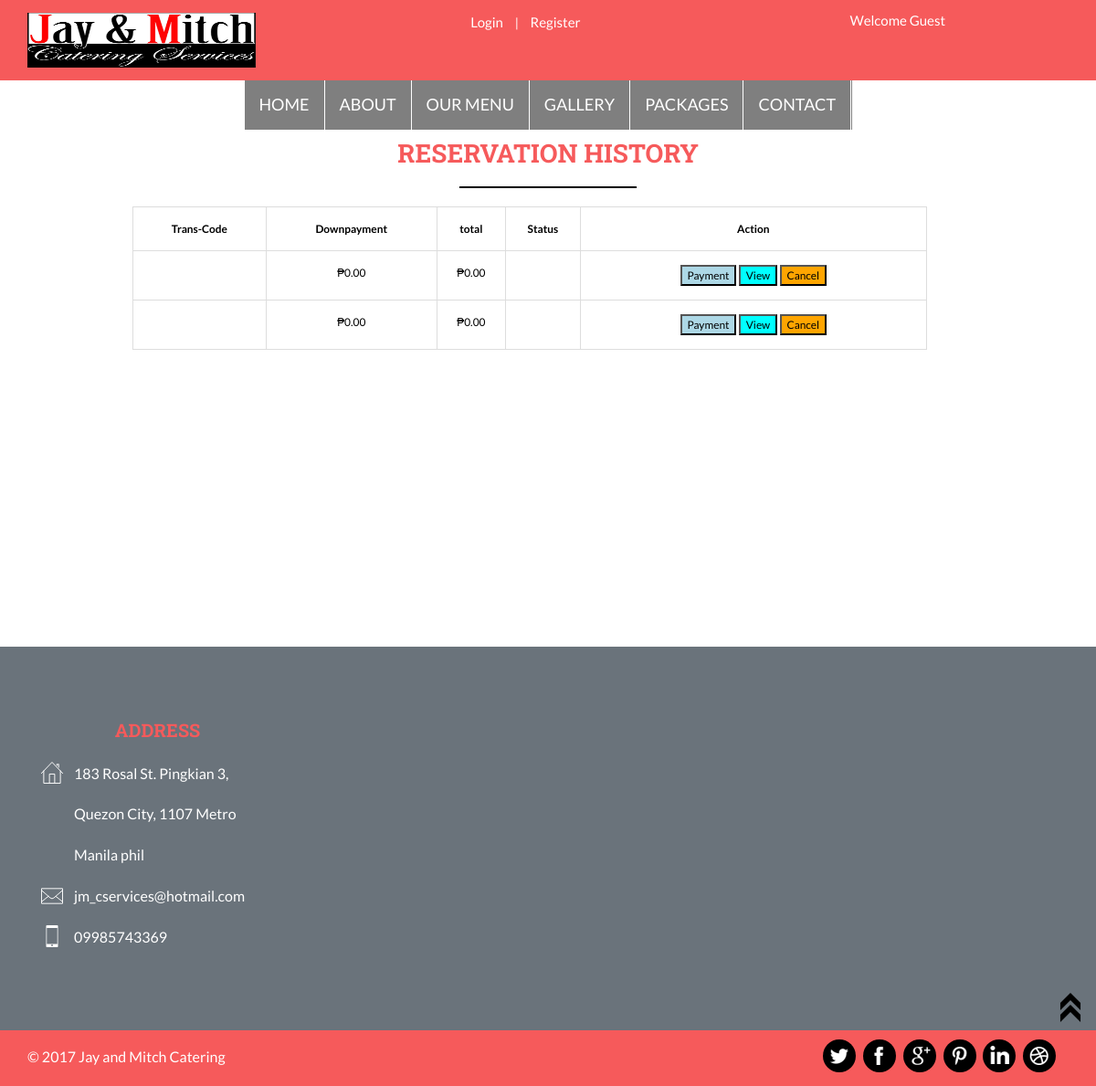
The page /index.php/lists on the database its author committed.
### tables this page shows
CREATE TABLE `reserve_tbl` (
  `reserveid` int(11) NOT NULL AUTO_INCREMENT,
  `transactioncode` varchar(30) NOT NULL,
  `userid` int(11) NOT NULL,
  `place` varchar(255) DEFAULT NULL,
  `dateofevent` varchar(30) NOT NULL,
  `time` varchar(30) NOT NULL,
  `motif` varchar(30) NOT NULL,
  `pax` int(11) NOT NULL,
  `packagetype` varchar(20) NOT NULL,
  `total` decimal(11,2) NOT NULL,
  `bank` varchar(30) NOT NULL,
  `ctrlno` varchar(30) NOT NULL,
  `payment` decimal(11,2) NOT NULL,
  `dateofpayment` varchar(30) NOT NULL,
  `image` blob NOT NULL,
  `reservationdate` varchar(30) NOT NULL,
  `reschedstat` varchar(5) NOT NULL,
  `status` varchar(30) NOT NULL,
  `notifstat` varchar(11) NOT NULL,
  PRIMARY KEY (`reserveid`)
);

CREATE TABLE `contact_tbl` (
  `contactid` int(11) NOT NULL AUTO_INCREMENT,
  `address` varchar(255) NOT NULL,
  `contact` varchar(11) NOT NULL,
  `email` varchar(30) NOT NULL,
  `map` longtext NOT NULL,
  PRIMARY KEY (`contactid`)
);

### application/controllers/Lists.php (called while the page is built, shortened)
<?php
class Lists extends CI_Controller {
	public function index(){
		$data = $this->jaymitch->getContact();
		$getReserve = $this->jaymitch->getReserve($this->session->userdata["userid"]);
		$this->load->view('header.php');
		$this->load->view('lists.php',['getReserve'=> $getReserve]);
		$this->load->view('footer.php',['userdata'=>$data]);
	}
}

### index.php (called while the page is built, shortened)
<?php
require_once BASEPATH.'core/CodeIgniter.php';

### application/models/Jaymitch.php (called while the page is built, shortened)
<?php
class Jaymitch extends CI_Model{
		public function getContact(){
			return $this->db->query("select * from contact_tbl")->result();
		}
		public function getReserve($userid){
			return $this->db->query("select * from reserve_tbl where userid = '$userid' ")->result();
		}
}
?>

### application/views/lists.php (the view, shortened to what this page needs)
<link href="http://code.jquery.com/ui/1.10.4/themes/ui-lightness/jquery-ui.css" rel="stylesheet">
						<div class="container">
							<?php include "nav.php";
							include "payment.php";?>
<div class="contact" style="margin-top: -89px;">
	<div class="container">
		<div class="contact-info">
			<h3>Reservation History</h3>
			<div class="strip-line"></div>
		</div>
		<div class="contact-map" style="margin-top: -20px;">
		<center>
			<div id="SummaryDetails" style="margin-left: 100px;">
				<div class="col-md-6" id="datacontainer" style="width:900px;">
					  <table class="table table-bordered" id="datalist" width="700">
					  	<thead>
						  	<tr>
						  	<th style="color: black;"><center>Trans-Code</th>
						    <th style="color: black;"><center>Downpayment</th>
								<th style="color: black;"><center>total</th>
								<th style="color: black;"><center>Status</th>
								<th style="color: black;"><center>Action</th>
						  	</tr>
					  	</thead>
					  	<tbody>
					  		<?php
					  			foreach($getReserve as $reserve){ ?>
					  		<tr>
						  		<td align="center" style="color: black;"><?php echo $reserve->transactioncode?></td>
						  		<td align="center" style="color: black;">&#8369;<?php echo number_format($reserve->total*0.50,2)?></td>
						  		<td align="center" style="color: black;">&#8369;<?php echo number_format($reserve->total,2)?></td>
						  		<td align="center" style="color: black;"><?php echo $reserve->status?></td>
						  		<td align="center">
                  <?php
                  if($reserve->status=="Cancelled" && $reserve->payment==0.00){  ?>
                    <a href="<?php echo base_url()?>view?reserveid=<?php echo $reserve->reserveid?>&code=<?php echo $reserve->transactioncode?>" ><button style="background-color: cyan;color: black;">View</button></a>
                   <?php }else if($reserve->status=="Cancelled"){  ?>
                    <a href="<?php echo base_url()?>view?reserveid=<?php echo $reserve->reserveid?>&code=<?php echo $reserve->transactioncode?>" ><button style="background-color: cyan;color: black;">View</button></a>
                   <?php }else{ ?>
                    <button style="background-color: lightblue;color: black;" id="paymentBtn"
                    data-reserveids="<?php echo $reserve->reserveid?>"
                    data-transcode="<?php echo $reserve->transactioncode?>">Payment</button>
                    <a href="<?php echo base_url()?>view?reserveid=<?php echo $reserve->reserveid?>&code=<?php echo $reserve->transactioncode?>" ><button style="background-color: cyan;color: black;">View</button></a>
                    <button style="background-color: orange;color: black;" id="cancel"
                    data-reserveid="<?php echo $reserve->reserveid?>">Cancel</button>
                  <?php }
                  ?>
						  		</td>
						  	</tr>
					  		<?php } ?>
					  	</tbody>
					  </table>
				</div>
			</div>
		</div>
	</div>
</div>

### application/views/footer.php (shortened to what this page needs)
<div class="footer-top">
	<div class="container">
		<div class="col-md-3 footer-grid">
			<h4>ADDRESS</h4>
			<ul>
				<?php
				foreach ($userdata as $data){ ?>
					<li class="list-one"><?php echo $data->address?></li>
					<li class="list-two"><a href="mailto:info@example.com"><?php echo $data->email?></a></li>
					<li class="list-three"><?php echo $data->contact?></li>
				<?php } ?>
			</ul>
		</div>
		<div class="clearfix"></div>
	</div>
</div>
<div class="footer">
	<div class="container">
		<div class="footer-left">
			<p>&copy; 2017 Jay and Mitch Catering</p>
		</div>
		<div class="footer-right">
			<ul>
				<li><a href="#" class="twitter"> </a></li>
				<li><a href="#" class="facebook"> </a></li>
				<li><a href="#" class="chrome"> </a></li>
				<li><a href="#" class="pinterest"> </a></li>
				<li><a href="#" class="linkedin"> </a></li>
				<li><a href="#" class="dribbble"> </a></li>
			</ul>
		</div>
		<div class="clearfix"></div>
	</div>
</div>
	<a href="#" id="toTop" style="display: block;"> <span id="toTopHover" style="opacity: 1;"> </span></a>
</body>
</html>

### assets/css/style.css (style rules this page uses)
body { font-family: 'Lato', sans-serif !important; margin:0; padding:0; background:#fff; }
body a { transition:0.5s all; -webkit-transition:0.5s all; -moz-transition:0.5s all; -o-transition:0.5s all; -ms-transition:0.5s all; }
h1,h2,h3,h4,h5,h6 { margin:0; }
p { margin:0; }
ul { margin:0; padding:0; }
.strip-line { background: #000; height: 2px; width: 17%; margin:0 auto; }
.footer-top { background:#6a737b; padding:80px 0; }
.footer-grid h4 { text-align:center; margin:0 0 15px 0; font-family: 'Roboto Slab', serif; color: #f65a5b; font-size: 20px; font-weight: bold; }
.footer-grid ul { margin:0; padding:0; }
.footer-grid ul li { list-style-type:none; display:block; line-height:2.8em; color:#fff; font-size:16px; }
.footer-grid ul li.list-one { background: url(../images/home.png) no-repeat 0px 9px; padding-left: 36px; }
.footer-grid ul li.list-three { background: url(../images/iphone.png) no-repeat 0px 9px; padding-left: 36px; }
.footer-grid ul li a { background: url(../images/message.png) no-repeat 0px -2px; color: #fff; text-decoration: none; padding-left: 36px; }
.footer { background:#f65a5b; padding:10px 0; }
.footer-left { float:left; width:50%; }
.footer-right { float:right; width:24%; }
.footer-left p { margin: 8px 0 0 0; font-size:16px; color:#ffffff; }
.footer-right ul { margin:0; padding:0; }
.footer-right ul li { list-style-type:none; display:inline-block; margin-left:5px; }
.footer-right ul li a.twitter { background: url(../images/fb.png) no-repeat -78px 10px #000000; width: 36px; height: 36px; display:block; border-radius:100%; }
.footer-right ul li a.facebook { background: url(../images/fb.png) no-repeat 8px 8px #000000; width: 36px; height: 36px; display:block; border-radius:100%; }
.footer-right ul li a.chrome { background: url(../images/fb.png) no-repeat -164px 8px #000000; width: 36px; height: 36px; display:block; border-radius:100%; }
.footer-right ul li a.pinterest { background: url(../images/fb.png) no-repeat -125px 8px #000000; width: 36px; height: 36px; display:block; border-radius:100%; }
.footer-right ul li a.linkedin { background: url(../images/fb.png) no-repeat -200px 7px #000000; width: 36px; height: 36px; display:block; border-radius:100%; }
.footer-right ul li a.dribbble { background: url(../images/fb.png) no-repeat -39px 8px #000000; width: 36px; height: 36px; display:block; border-radius:100%; }
.contact { padding: 100px 0; }
.contact-info { margin-bottom: 40px; }
.contact-info h3 { text-align:center; margin: 0 0 20px 0; font-size: 28px; font-family: 'Roboto Slab', serif; color: #f65a5b; font-weight: bold; text-transform: uppercase; }
.contact-map { width:100%; height:330px; margin-bottom: 52px; }
.table > thead > tr > th, .table > tbody > tr > th, .table > tfoot > tr > th, .table > thead > tr > td, .table > tbody > tr > td, .table > tfoot > tr > td { border-top: none !important; }
.table > thead > tr > th, .table > tbody > tr > th, .table > tfoot > tr > th, .table > thead > tr > td, .table > tbody > tr > td, .table > tfoot > tr > td { font-size: 0.85em; color: #999; }
.table td, .table>tbody>tr>td, .table>tbody>tr>th, .table>tfoot>tr>td, .table>tfoot>tr>th, .table>thead>tr>td, .table>thead>tr>th { padding: 15px 0!important; }
.table > thead > tr > th { border-bottom: 1px solid #ddd !important; }
.open>.dropdown-menu h1,h2,h3,h4,h5,h6 { font-weight:300; margin-bottom: }
#toTop { display: none; text-decoration: none; position: fixed; bottom: 70px; right: 1%; overflow: hidden; z-index: 999; width: 32px; height: 32px; border: none; text-indent: 100%; background: url("../images/arr.png") no-repeat 0px 0px; }
#toTopHover { width: 32px; height: 32px; display: block; overflow: hidden; float: right; opacity: 0; -moz-opacity: 0; filter: alpha(opacity=0); }

### rows shown on the page
reserve_tbl: $reserve->total*0.50 "0.00", total "0.00"
reserve_tbl: $reserve->total*0.50 "0.00", total "0.00"
contact_tbl: address "183 Rosal St. Pingkian 3, Quezon City, 1107 Metro Manila phil", email "jm_cservices@hotmail.com", contact "09985743369"
